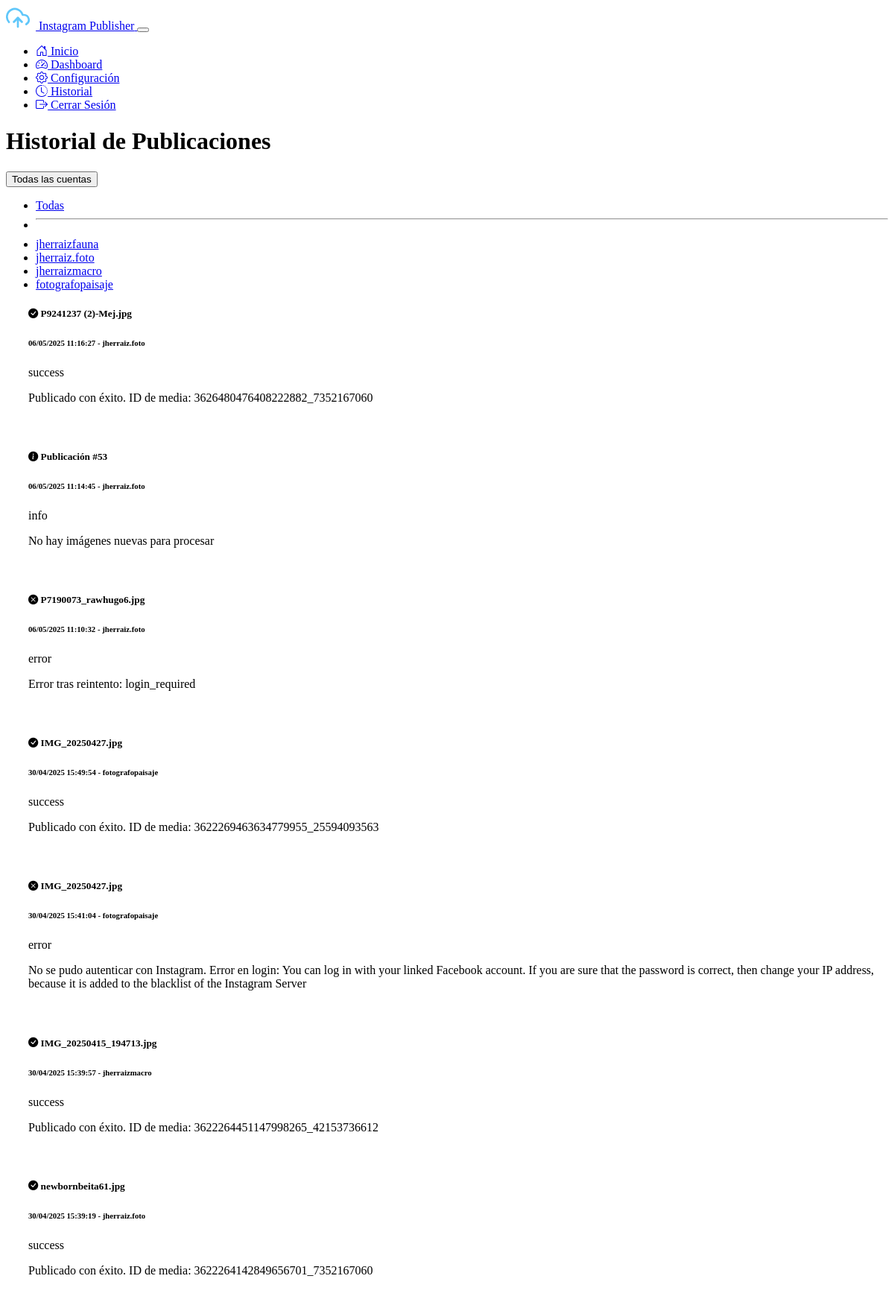
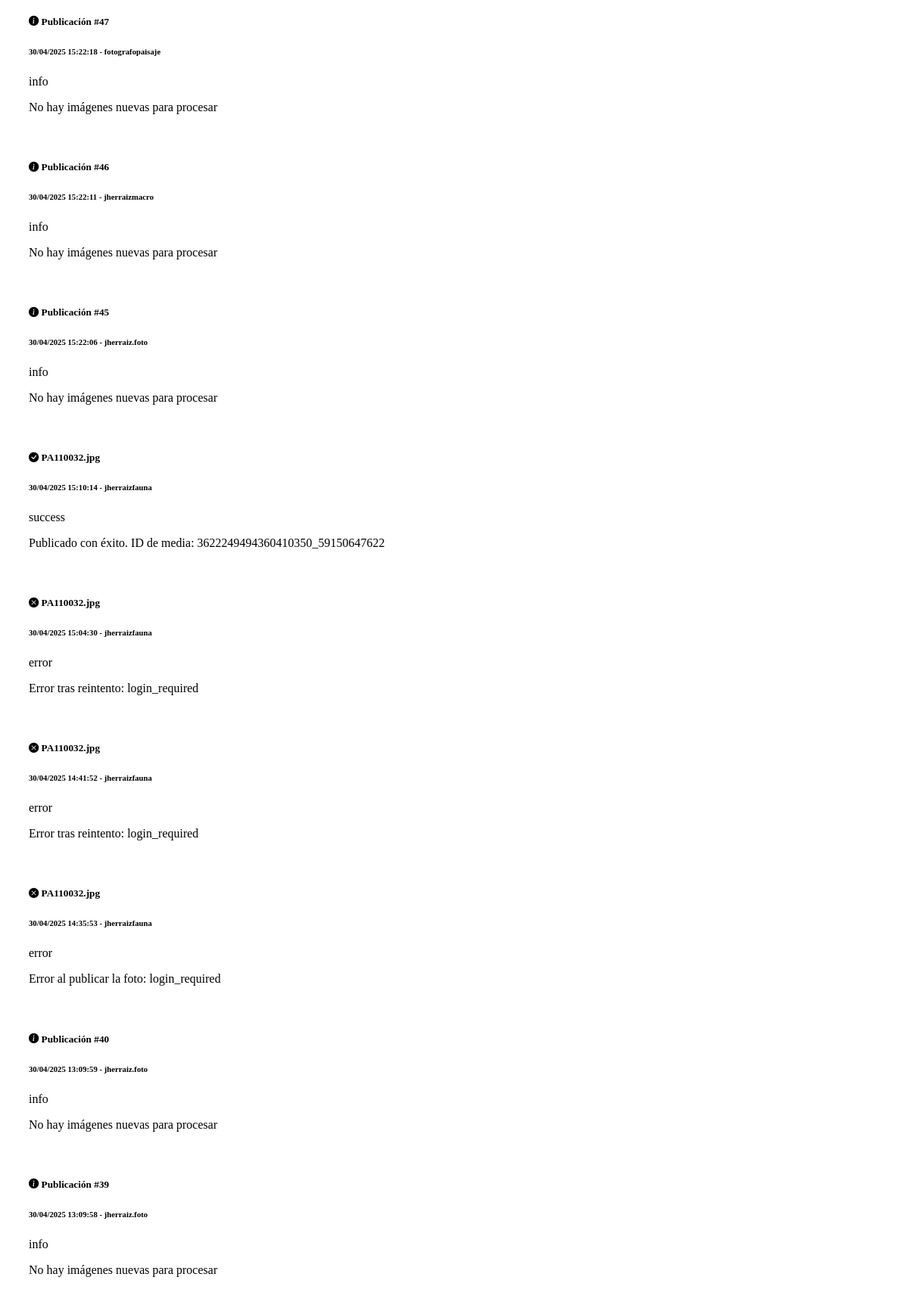
The page /history (signed in, upper part) on the database its author committed (2 pictures, top to bottom).
### models.py (models this page shows)
class Account(db.Model):
    id = db.Column(db.Integer, primary_key=True)
    name = db.Column(db.String(100), nullable=False)
    instagram_username = db.Column(db.String(100), nullable=False)
    instagram_password = db.Column(db.String(100), nullable=False)
    google_credentials = db.Column(db.Text)
    folder_id = db.Column(db.String(100))
    gemini_api_key = db.Column(db.String(100))
    created_at = db.Column(db.DateTime, default=datetime.utcnow)
    updated_at = db.Column(db.DateTime, default=datetime.utcnow, onupdate=datetime.utcnow)
    publications = db.relationship('PublicationHistory', backref='account', lazy=True)
    gemini_prompt = db.Column(db.Text, default="Describe la imagen que te envío con un texto continuo ideal para un pie de foto en Instagram. Identifica la especie del ave y proporciona detalles sobre su aspecto, hábitat y distribución, manteniendo un tono natural, atractivo y animado. Incluye emojis y hashtags adecuados para resaltar la belleza de la naturaleza y la fotografía de aves. Con enfoque en la fotografía. Responde únicamente con el texto solicitado, sin añadir introducciones ni comentarios adicionales.")
    morning_post = db.Column(db.Boolean, default=True)
    morning_time = db.Column(db.String(5), default="08:00")
    afternoon_post = db.Column(db.Boolean, default=True)
    afternoon_time = db.Column(db.String(5), default="15:00")
    evening_post = db.Column(db.Boolean, default=True)
    evening_time = db.Column(db.String(5), default="22:00")

class PublicationHistory(db.Model):
    id = db.Column(db.Integer, primary_key=True)
    account_id = db.Column(db.Integer, db.ForeignKey('account.id'), nullable=False)
    timestamp = db.Column(db.DateTime, default=datetime.utcnow)
    status = db.Column(db.String(20))
    details = db.Column(db.Text)
    image_name = db.Column(db.String(255), nullable=True)

### app.py (the view)
@app.route('/history')
@login_required
def history():
    account_id = request.args.get('account_id', type=int)
    if account_id:
        account = Account.query.get_or_404(account_id)
        publications = PublicationHistory.query.filter_by(account_id=account_id).order_by(PublicationHistory.timestamp.desc()).all()
        return render_template('history.html', publications=publications, account=account, accounts=Account.query.all())
    else:
        publications = PublicationHistory.query.order_by(PublicationHistory.timestamp.desc()).all()
        return render_template('history.html', publications=publications, account=None, accounts=Account.query.all())

### app.py (called while the page is built)
@login_manager.user_loader
def load_user(user_id):
    return User.query.get(int(user_id))

### templates/history.html (shortened to what this page needs)
{% extends 'base.html' %}
{% block content %}
<div class="container">
    <div class="d-flex justify-content-between align-items-center mb-4">
        <h1>Historial de Publicaciones</h1>
        <div class="dropdown">
            <button class="btn btn-outline-secondary dropdown-toggle" type="button" id="accountFilterDropdown" data-bs-toggle="dropdown" aria-expanded="false">
                {% if account %}
                {{ account.name }}
                {% else %}
                Todas las cuentas
                {% endif %}
            </button>
            <ul class="dropdown-menu" aria-labelledby="accountFilterDropdown">
                <li><a class="dropdown-item" href="{{ url_for('history') }}">Todas</a></li>
                <li><hr class="dropdown-divider"></li>
                {% for acc in accounts %}
                <li><a class="dropdown-item" href="{{ url_for('history', account_id=acc.id) }}">{{ acc.name }}</a></li>
                {% endfor %}
            </ul>
        </div>
    </div>
    {% if publications %}
    <div class="row">
        <div class="col-md-12">
            <div class="card">
                <div class="card-body">
                    <div class="timeline">
                        {% for pub in publications %}
                        <div class="timeline-item {{ pub.status }}">
                            <div class="card mb-3 history-item {{ pub.status }}">
                                <div class="card-body">
                                    <div class="d-flex justify-content-between align-items-start">
                                        <div>
                                            <h5 class="card-title mb-1">
                                                {% if pub.status == 'success' %}
                                                <i class="bi bi-check-circle-fill text-success"></i>
                                                {% elif pub.status == 'error' %}
                                                <i class="bi bi-x-circle-fill text-danger"></i>
                                                {% else %}
                                                <i class="bi bi-info-circle-fill text-info"></i>
                                                {% endif %}
                                                {% if pub.image_name %}
                                                {{ pub.image_name }}
                                                {% else %}
                                                Publicación #{{ pub.id }}
                                                {% endif %}
                                            </h5>
                                            <h6 class="card-subtitle text-muted mb-2">
                                                {{ pub.timestamp.strftime('%d/%m/%Y %H:%M:%S') }}
                                                {% if accounts|length > 1 and account is none %}
                                                - {{ pub.account.name }}
                                                {% endif %}
                                            </h6>
                                        </div>
                                        <span class="badge {% if pub.status == 'success' %}bg-success{% elif pub.status == 'error' %}bg-danger{% else %}bg-info{% endif %}">
                                            {{ pub.status }}
                                        </span>
                                    </div>
                                    <p class="card-text">
                                        {% if pub.details %}
                                        {{ pub.details }}
                                        {% else %}
                                        <em>No hay detalles disponibles</em>
                                        {% endif %}
                                    </p>
                                </div>
                            </div>
                        </div>
                        {% endfor %}
                    </div>
                </div>
            </div>
        </div>
    </div>
    {% else %}
    <div class="alert alert-info">
        <h5>No hay publicaciones en el historial</h5>
        <p>Aún no se han realizado publicaciones{% if account %} para esta cuenta{% endif %}.</p>
    </div>
    {% endif %}
</div>
{% endblock %}

### static/css/custom.css (style rules this page uses)
.history-item { border-left: 3px solid var(--bs-secondary); transition: all 0.2s ease; }
.history-item.success { border-left-color: var(--bs-success); }
.history-item.error { border-left-color: var(--bs-danger); }
.history-item.info { border-left-color: var(--bs-info); }
.timeline { position: relative; padding-left: 30px; }
.timeline::before { content: ''; position: absolute; left: 0; top: 0; height: 100%; width: 2px; background-color: var(--bs-secondary); }
.timeline-item { position: relative; padding-bottom: 1.5rem; }
.timeline-item::before { content: ''; position: absolute; left: -35px; top: 0; width: 10px; height: 10px; border-radius: 50%; background-color: var(--bs-secondary); }
.timeline-item.success::before { background-color: var(--bs-success); }
.timeline-item.error::before { background-color: var(--bs-danger); }
.timeline-item.info::before { background-color: var(--bs-info); }

### rows shown on the page
Account: name "jherraizfauna"
Account: name "jherraiz.foto"
Account: name "jherraizmacro"
Account: name "fotografopaisaje"
PublicationHistory: image_name "P9241237 (2)-Mej.jpg", timestamp "06/05/2025 11:16:27", account.name "jherraiz.foto", status "success", details "Publicado con éxito. ID de media: 3626480476408222882_7352167060"
PublicationHistory: id "53", timestamp "06/05/2025 11:14:45", account.name "jherraiz.foto", status "info", details "No hay imágenes nuevas para procesar"
PublicationHistory: image_name "P7190073_rawhugo6.jpg", timestamp "06/05/2025 11:10:32", account.name "jherraiz.foto", status "error", details "Error tras reintento: login_required"
PublicationHistory: image_name "IMG_20250427.jpg", timestamp "30/04/2025 15:49:54", account.name "fotografopaisaje", status "success", details "Publicado con éxito. ID de media: 3622269463634779955_25594093563"
PublicationHistory: image_name "IMG_20250427.jpg", timestamp "30/04/2025 15:41:04", account.name "fotografopaisaje", status "error", details "No se pudo autenticar con Instagram. Error en login: You can log in with your linked Facebook account. If you are sure that the password is correct, then change your IP address, because it is added to the blacklist of the Instagram Server"
PublicationHistory: image_name "IMG_20250415_194713.jpg", timestamp "30/04/2025 15:39:57", account.name "jherraizmacro", status "success", details "Publicado con éxito. ID de media: 3622264451147998265_42153736612"
PublicationHistory: image_name "newbornbeita61.jpg", timestamp "30/04/2025 15:39:19", account.name "jherraiz.foto", status "success", details "Publicado con éxito. ID de media: 3622264142849656701_7352167060"
PublicationHistory: id "47", timestamp "30/04/2025 15:22:18", account.name "fotografopaisaje", status "info", details "No hay imágenes nuevas para procesar"
PublicationHistory: id "46", timestamp "30/04/2025 15:22:11", account.name "jherraizmacro", status "info", details "No hay imágenes nuevas para procesar"
PublicationHistory: id "45", timestamp "30/04/2025 15:22:06", account.name "jherraiz.foto", status "info", details "No hay imágenes nuevas para procesar"
PublicationHistory: image_name "PA110032.jpg", timestamp "30/04/2025 15:10:14", account.name "jherraizfauna", status "success", details "Publicado con éxito. ID de media: 3622249494360410350_59150647622"
PublicationHistory: image_name "PA110032.jpg", timestamp "30/04/2025 15:04:30", account.name "jherraizfauna", status "error", details "Error tras reintento: login_required"
PublicationHistory: image_name "PA110032.jpg", timestamp "30/04/2025 14:41:52", account.name "jherraizfauna", status "error", details "Error tras reintento: login_required"
PublicationHistory: image_name "PA110032.jpg", timestamp "30/04/2025 14:35:53", account.name "jherraizfauna", status "error", details "Error al publicar la foto: login_required"
PublicationHistory: id "40", timestamp "30/04/2025 13:09:59", account.name "jherraiz.foto", status "info", details "No hay imágenes nuevas para procesar"
PublicationHistory: id "39", timestamp "30/04/2025 13:09:58", account.name "jherraiz.foto", status "info", details "No hay imágenes nuevas para procesar"
